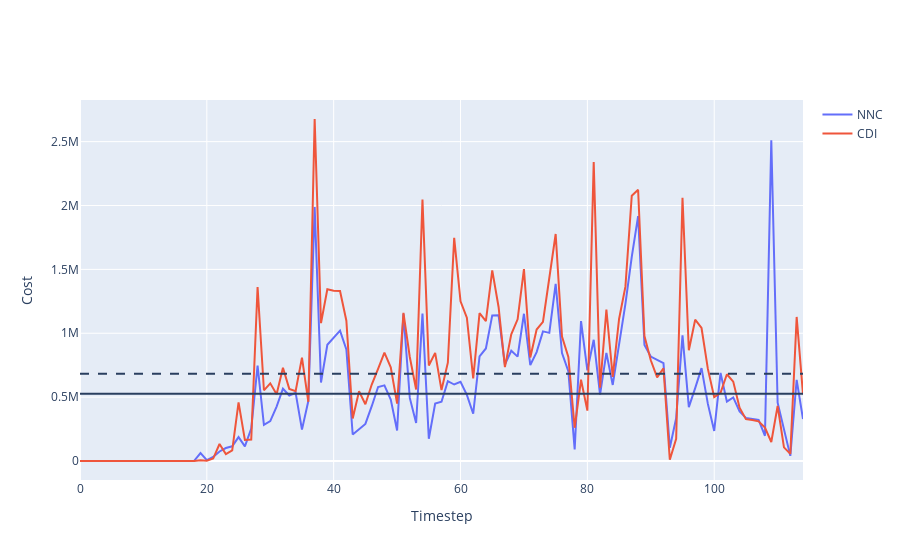

Notebook code for this chart:
### Code cell
a = go.Scatter(y=[x.item() for x in nn_ci], name='NNC')
b = go.Scatter(y=[x.item() for x in cdi_ci], name='CDI')
fig = go.Figure([a,b])
fig.add_hline(nn_mean_cost.detach().item())
fig.add_hline(cdi_mean_cost.detach().item(),line={'dash':'dash'})
fig.layout.xaxis.title = 'Timestep'
fig.layout.yaxis.title = 'Cost'
fig
